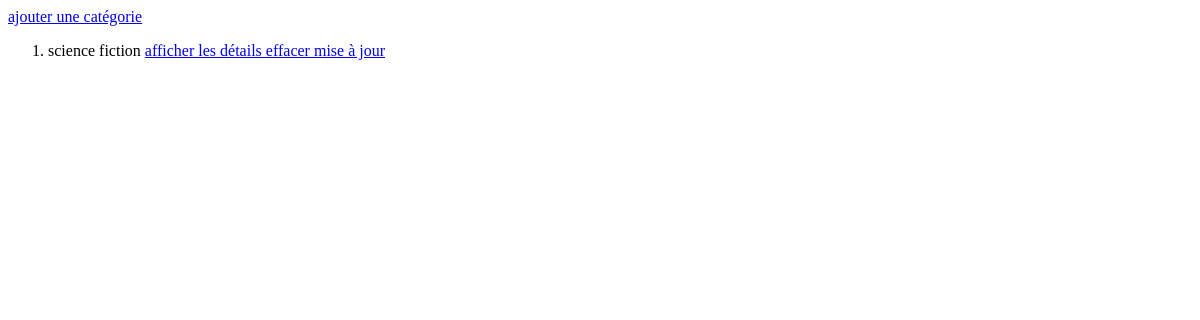
Before: /bibliotheque/ with the older database file.
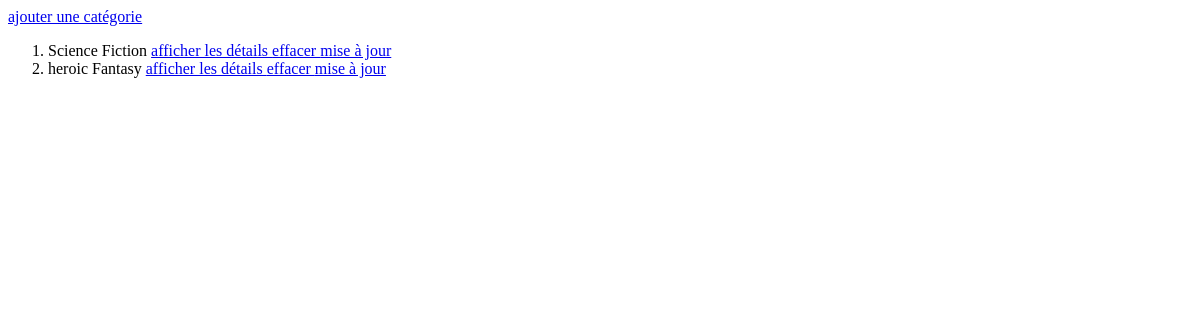
After: the same page with the newer database file.
### bibliotheque/models.py (models this page shows, shortened)
class Categorie(models.Model):
    nom = models.CharField(max_length=100, blank=False)
    description = models.TextField(null = True, blank = True)
    def __str__(self):
       return self.nom

### bibliotheque/categorie_views.py (the view)
# urls.py: path('',categorie_views.index),
def index(request):
    liste = list(models.Categorie.objects.all())
    return render(request, 'bibliotheque/categorie/index.html', {'liste': liste})

### bibliotheque/templates/bibliotheque/categorie/index.html (shortened to what this page needs)
<!DOCTYPE html>
<html lang="en">
<head>
</head>
<body>
<a href="/bibliotheque/ajoutcategorie/"> ajouter une catégorie </a>
 <ol>
        {% for l in liste %}
            <li> {{l}}  <a href="/bibliotheque/affichecategorie/{{l.id}}/"> afficher les détails </a> <a href="/bibliotheque/deletecategorie/{{l.id}}/"> effacer </a>
                <a href="/bibliotheque/updatecategorie/{{l.id}}/"> mise à jour </a>
            </li>
        {%endfor%}
    </ol>
</body>
</html>

Changed rows visible on the page:
changed Categorie: nom "science fiction" → "Science Fiction"
added Categorie: nom "heroic Fantasy"
